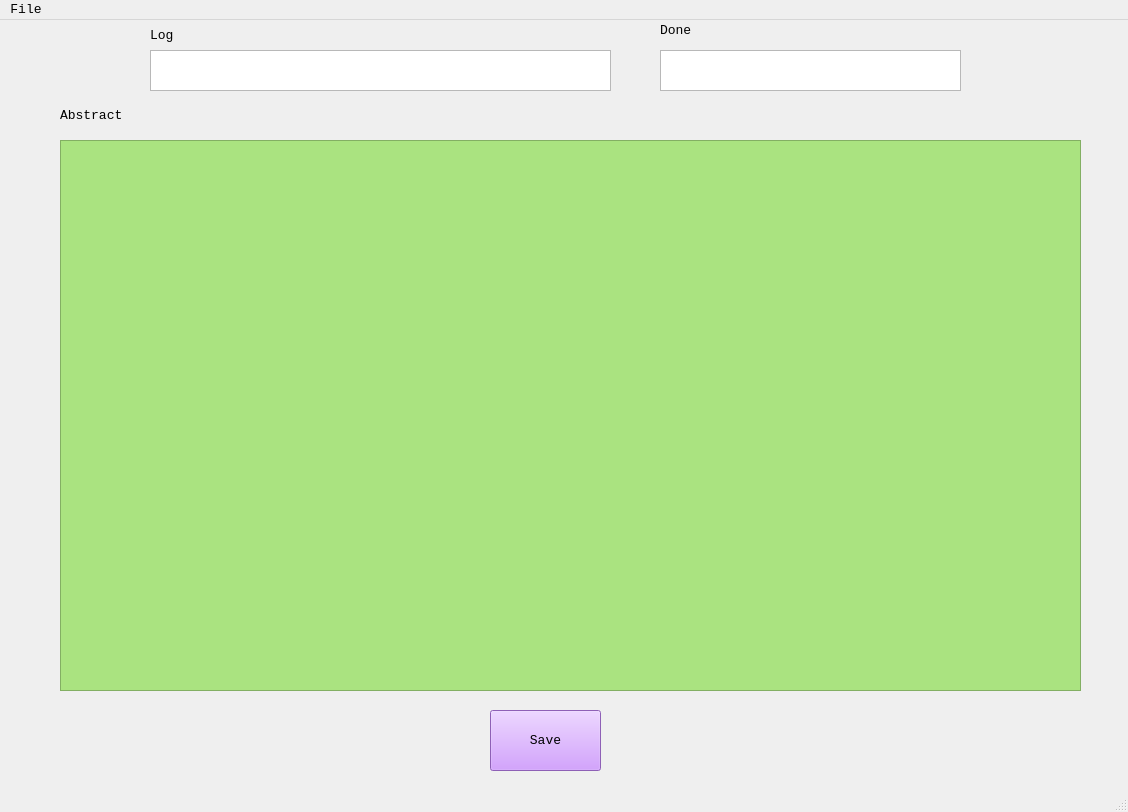
<?xml version="1.0" encoding="UTF-8"?>
<ui version="4.0">
 <class>MainWindow</class>
 <widget class="QMainWindow" name="MainWindow">
  <property name="geometry">
   <rect>
    <x>0</x>
    <y>0</y>
    <width>1128</width>
    <height>812</height>
   </rect>
  </property>
  <property name="font">
   <font>
    <family>Consolas</family>
    <pointsize>10</pointsize>
    <weight>9</weight>
    <italic>false</italic>
    <bold>false</bold>
   </font>
  </property>
  <property name="windowTitle">
   <string>Academic paper abstract sentence label tool</string>
  </property>
  <property name="windowIcon">
   <iconset>
    <normaloff>../../.designer/backup/resource/logo.ico</normaloff>../../.designer/backup/resource/logo.ico</iconset>
  </property>
  <property name="styleSheet">
   <string notr="true">font: 75 10pt &quot;Consolas&quot;;</string>
  </property>
  <widget class="QWidget" name="centralwidget">
   <widget class="QPlainTextEdit" name="Abstract">
    <property name="geometry">
     <rect>
      <x>60</x>
      <y>120</y>
      <width>1021</width>
      <height>551</height>
     </rect>
    </property>
    <property name="font">
     <font>
      <family>Consolas</family>
      <pointsize>10</pointsize>
      <weight>9</weight>
      <italic>false</italic>
      <bold>false</bold>
     </font>
    </property>
    <property name="styleSheet">
     <string notr="true">background-color:rgb(170, 227, 128)
</string>
    </property>
    <property name="plainText">
     <string/>
    </property>
   </widget>
   <widget class="QPushButton" name="SaveButton">
    <property name="geometry">
     <rect>
      <x>490</x>
      <y>690</y>
      <width>111</width>
      <height>61</height>
     </rect>
    </property>
    <property name="styleSheet">
     <string notr="true">background-color:rgb(199, 134, 255)</string>
    </property>
    <property name="text">
     <string>Save</string>
    </property>
   </widget>
   <widget class="QLabel" name="Abstract_label">
    <property name="geometry">
     <rect>
      <x>60</x>
      <y>80</y>
      <width>121</width>
      <height>31</height>
     </rect>
    </property>
    <property name="text">
     <string>Abstract</string>
    </property>
   </widget>
   <widget class="QPlainTextEdit" name="LogText">
    <property name="geometry">
     <rect>
      <x>150</x>
      <y>30</y>
      <width>461</width>
      <height>41</height>
     </rect>
    </property>
   </widget>
   <widget class="QLabel" name="Title_label_2">
    <property name="geometry">
     <rect>
      <x>150</x>
      <y>0</y>
      <width>72</width>
      <height>31</height>
     </rect>
    </property>
    <property name="text">
     <string>Log</string>
    </property>
   </widget>
   <widget class="QPlainTextEdit" name="DoneText">
    <property name="geometry">
     <rect>
      <x>660</x>
      <y>30</y>
      <width>301</width>
      <height>41</height>
     </rect>
    </property>
   </widget>
   <widget class="QLabel" name="Title_label_3">
    <property name="geometry">
     <rect>
      <x>660</x>
      <y>-10</y>
      <width>101</width>
      <height>41</height>
     </rect>
    </property>
    <property name="text">
     <string>Done</string>
    </property>
   </widget>
  </widget>
  <widget class="QMenuBar" name="menubar">
   <property name="geometry">
    <rect>
     <x>0</x>
     <y>0</y>
     <width>1128</width>
     <height>26</height>
    </rect>
   </property>
   <widget class="QMenu" name="menuFile">
    <property name="title">
     <string>File</string>
    </property>
    <addaction name="actionOpen"/>
   </widget>
   <addaction name="menuFile"/>
  </widget>
  <widget class="QStatusBar" name="statusbar"/>
  <action name="actionOpen">
   <property name="text">
    <string>Open</string>
   </property>
   <property name="shortcut">
    <string>Ctrl+O</string>
   </property>
  </action>
 </widget>
 <resources/>
 <connections/>
</ui>
